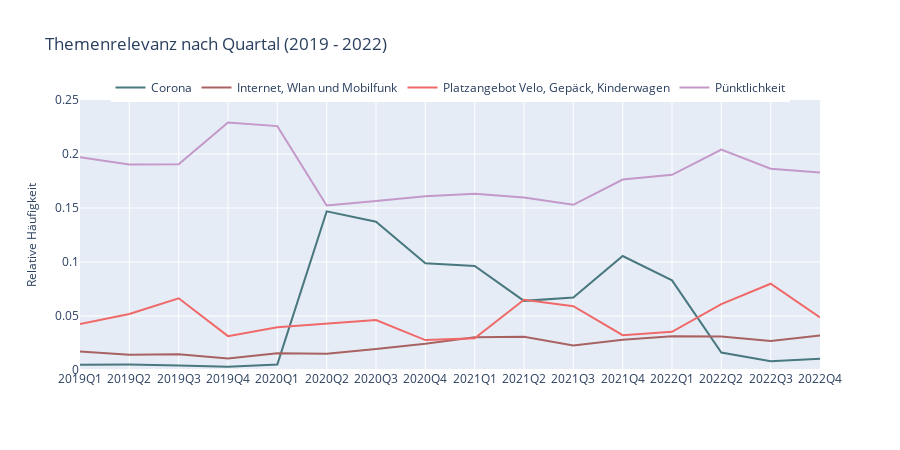

Source (notebook cell):
### Code cell
import plotly.graph_objects as go
import plotly.io as pio

# define a list of hex codes for the line colors
line_colors = color_discrete_kuzu

fig = go.Figure()

# add the traces to the figure and set the line color for each trace
for i in range(len(df_count_satisfaction['CustomName'].unique())):
    custom_name = df_count_satisfaction['CustomName'].unique()[i]
    df_custom = df_count_satisfaction[df_count_satisfaction['CustomName']==custom_name]
    fig.add_trace(go.Scatter(x=df_custom['yearquarter'], y=df_custom['Topic_Ratio'],
                    mode='lines',
                    name=custom_name,
                    line=dict(color=line_colors[i%len(line_colors)]))) # set line color for each trace

# add left and right annotations
for custom_name in df_count_satisfaction['CustomName'].unique():
    df_custom = df_count_satisfaction[df_count_satisfaction['CustomName']==custom_name]
    y_trace = df_custom['Topic_Ratio'].tolist()
    label = custom_name
    
    # fig.add_annotation(x=df_custom.iloc[-1]['yearquarter'], y=y_trace[-1],
    #                    xref="x", yref="y",
    #                    text=f"{label}",
    #                    showarrow=False,
    #                    font=dict(family='Arial', size=12),
    #                    xshift=50,
    #                    yshift=0)

# update layout and save/show figure
fig.update_layout(title="Themenrelevanz nach Quartal (2019 - 2022)",
                  xaxis_title='',
                  showlegend=True,
                  legend_title="",
                  width=900, 
                  height=450,
                  legend=dict(orientation='h', yanchor='top', y=1.1, xanchor='center', x=0.5),
                  #template='plotly_white'
                  ) # set template

fig.update_traces(line_width=2, text=df_count_satisfaction['CustomName'])

fig.update_yaxes(range=(0,0.25),title=dict(text='Relative Häufigkeit', font=dict(size=12)))

pio.write_image(fig,"../../exports/images/Themencluster_Zeitachse_1.svg") #save fig as svg
fig.show()

### Figure 1 — Plotly figure (JSON) as saved in the notebook; plotly's stock layout.template omitted (floating-point values rounded to 4 significant figures)
{"data": [{"line": {"color": "#49787F", "width": 2}, "mode": "lines", "name": "Corona", "text": ["Corona", "Internet, Wlan und Mobilfunk", "Platzangebot Velo, Gepäck, Kinderwagen", "Pünktlichkeit", "Corona", "Internet, Wlan und Mobilfunk", "Platzangebot Velo, Gepäck, Kinderwagen", "Pünktlichkeit", "Corona", "Internet, Wlan und Mobilfunk", "Platzangebot Velo, Gepäck, Kinderwagen", "Pünktlichkeit", "Corona", "Internet, Wlan und Mobilfunk", "Platzangebot Velo, Gepäck, Kinderwagen", "Pünktlichkeit", "Corona", "Internet, Wlan und Mobilfunk", "Platzangebot Velo, Gepäck, Kinderwagen", "Pünktlichkeit", "Corona", "Internet, Wlan und Mobilfunk", "Platzangebot Velo, Gepäck, Kinderwagen", "Pünktlichkeit", "Corona", "Internet, Wlan und Mobilfunk", "Platzangebot Velo, Gepäck, Kinderwagen", "Pünktlichkeit", "Corona", "Internet, Wlan und Mobilfunk", "Platzangebot Velo, Gepäck, Kinderwagen", "Pünktlichkeit", "Corona", "Internet, Wlan und Mobilfunk", "Platzangebot Velo, Gepäck, Kinderwagen", "Pünktlichkeit", "Corona", "Internet, Wlan und Mobilfunk", "Platzangebot Velo, Gepäck, Kinderwagen", "Pünktlichkeit", "Corona", "Internet, Wlan und Mobilfunk", "Platzangebot Velo, Gepäck, Kinderwagen", "Pünktlichkeit", "Corona", "Internet, Wlan und Mobilfunk", "Platzangebot Velo, Gepäck, Kinderwagen", "Pünktlichkeit", "Corona", "Internet, Wlan und Mobilfunk", "Platzangebot Velo, Gepäck, Kinderwagen", "Pünktlichkeit", "Corona", "Internet, Wlan und Mobilfunk", "Platzangebot Velo, Gepäck, Kinderwagen", "Pünktlichkeit", "Corona", "Internet, Wlan und Mobilfunk", "Platzangebot Velo, Gepäck, Kinderwagen", "Pünktlichkeit", "Corona", "Internet, Wlan und Mobilfunk", "Platzangebot Velo, Gepäck, Kinderwagen", "Pünktlichkeit"], "type": "scatter", "x": ["2019Q1", "2019Q2", "2019Q3", "2019Q4", "2020Q1", "2020Q2", "2020Q3", "2020Q4", "2021Q1", "2021Q2", "2021Q3", "2021Q4", "2022Q1", "2022Q2", "2022Q3", "2022Q4"], "y": [0.004873, 0.004979, 0.004148, 0.003043, 0.005166, 0.1469, 0.1373, 0.09888, 0.09634, 0.06402, 0.06704, 0.1055, 0.08303, 0.0162, 0.008069, 0.01032]}, {"line": {"color": "#A96262", "width": 2}, "mode": "lines", "name": "Internet, Wlan und Mobilfunk", "text": ["Corona", "Internet, Wlan und Mobilfunk", "Platzangebot Velo, Gepäck, Kinderwagen", "Pünktlichkeit", "Corona", "Internet, Wlan und Mobilfunk", "Platzangebot Velo, Gepäck, Kinderwagen", "Pünktlichkeit", "Corona", "Internet, Wlan und Mobilfunk", "Platzangebot Velo, Gepäck, Kinderwagen", "Pünktlichkeit", "Corona", "Internet, Wlan und Mobilfunk", "Platzangebot Velo, Gepäck, Kinderwagen", "Pünktlichkeit", "Corona", "Internet, Wlan und Mobilfunk", "Platzangebot Velo, Gepäck, Kinderwagen", "Pünktlichkeit", "Corona", "Internet, Wlan und Mobilfunk", "Platzangebot Velo, Gepäck, Kinderwagen", "Pünktlichkeit", "Corona", "Internet, Wlan und Mobilfunk", "Platzangebot Velo, Gepäck, Kinderwagen", "Pünktlichkeit", "Corona", "Internet, Wlan und Mobilfunk", "Platzangebot Velo, Gepäck, Kinderwagen", "Pünktlichkeit", "Corona", "Internet, Wlan und Mobilfunk", "Platzangebot Velo, Gepäck, Kinderwagen", "Pünktlichkeit", "Corona", "Internet, Wlan und Mobilfunk", "Platzangebot Velo, Gepäck, Kinderwagen", "Pünktlichkeit", "Corona", "Internet, Wlan und Mobilfunk", "Platzangebot Velo, Gepäck, Kinderwagen", "Pünktlichkeit", "Corona", "Internet, Wlan und Mobilfunk", "Platzangebot Velo, Gepäck, Kinderwagen", "Pünktlichkeit", "Corona", "Internet, Wlan und Mobilfunk", "Platzangebot Velo, Gepäck, Kinderwagen", "Pünktlichkeit", "Corona", "Internet, Wlan und Mobilfunk", "Platzangebot Velo, Gepäck, Kinderwagen", "Pünktlichkeit", "Corona", "Internet, Wlan und Mobilfunk", "Platzangebot Velo, Gepäck, Kinderwagen", "Pünktlichkeit", "Corona", "Internet, Wlan und Mobilfunk", "Platzangebot Velo, Gepäck, Kinderwagen", "Pünktlichkeit"], "type": "scatter", "x": ["2019Q1", "2019Q2", "2019Q3", "2019Q4", "2020Q1", "2020Q2", "2020Q3", "2020Q4", "2021Q1", "2021Q2", "2021Q3", "2021Q4", "2022Q1", "2022Q2", "2022Q3", "2022Q4"], "y": [0.01705, 0.01415, 0.01466, 0.01065, 0.0155, 0.01512, 0.01952, 0.02424, 0.03033, 0.03077, 0.02266, 0.02795, 0.03114, 0.031, 0.02683, 0.03193]}, {"line": {"color": "#F06969", "width": 2}, "mode": "lines", "name": "Platzangebot Velo, Gepäck, Kinderwagen", "text": ["Corona", "Internet, Wlan und Mobilfunk", "Platzangebot Velo, Gepäck, Kinderwagen", "Pünktlichkeit", "Corona", "Internet, Wlan und Mobilfunk", "Platzangebot Velo, Gepäck, Kinderwagen", "Pünktlichkeit", "Corona", "Internet, Wlan und Mobilfunk", "Platzangebot Velo, Gepäck, Kinderwagen", "Pünktlichkeit", "Corona", "Internet, Wlan und Mobilfunk", "Platzangebot Velo, Gepäck, Kinderwagen", "Pünktlichkeit", "Corona", "Internet, Wlan und Mobilfunk", "Platzangebot Velo, Gepäck, Kinderwagen", "Pünktlichkeit", "Corona", "Internet, Wlan und Mobilfunk", "Platzangebot Velo, Gepäck, Kinderwagen", "Pünktlichkeit", "Corona", "Internet, Wlan und Mobilfunk", "Platzangebot Velo, Gepäck, Kinderwagen", "Pünktlichkeit", "Corona", "Internet, Wlan und Mobilfunk", "Platzangebot Velo, Gepäck, Kinderwagen", "Pünktlichkeit", "Corona", "Internet, Wlan und Mobilfunk", "Platzangebot Velo, Gepäck, Kinderwagen", "Pünktlichkeit", "Corona", "Internet, Wlan und Mobilfunk", "Platzangebot Velo, Gepäck, Kinderwagen", "Pünktlichkeit", "Corona", "Internet, Wlan und Mobilfunk", "Platzangebot Velo, Gepäck, Kinderwagen", "Pünktlichkeit", "Corona", "Internet, Wlan und Mobilfunk", "Platzangebot Velo, Gepäck, Kinderwagen", "Pünktlichkeit", "Corona", "Internet, Wlan und Mobilfunk", "Platzangebot Velo, Gepäck, Kinderwagen", "Pünktlichkeit", "Corona", "Internet, Wlan und Mobilfunk", "Platzangebot Velo, Gepäck, Kinderwagen", "Pünktlichkeit", "Corona", "Internet, Wlan und Mobilfunk", "Platzangebot Velo, Gepäck, Kinderwagen", "Pünktlichkeit", "Corona", "Internet, Wlan und Mobilfunk", "Platzangebot Velo, Gepäck, Kinderwagen", "Pünktlichkeit"], "type": "scatter", "x": ["2019Q1", "2019Q2", "2019Q3", "2019Q4", "2020Q1", "2020Q2", "2020Q3", "2020Q4", "2021Q1", "2021Q2", "2021Q3", "2021Q4", "2022Q1", "2022Q2", "2022Q3", "2022Q4"], "y": [0.0425, 0.05189, 0.06637, 0.03135, 0.03948, 0.0432, 0.04633, 0.0277, 0.02944, 0.06501, 0.05902, 0.03229, 0.03541, 0.06108, 0.07989, 0.04873]}, {"line": {"color": "#C499CA", "width": 2}, "mode": "lines", "name": "Pünktlichkeit", "text": ["Corona", "Internet, Wlan und Mobilfunk", "Platzangebot Velo, Gepäck, Kinderwagen", "Pünktlichkeit", "Corona", "Internet, Wlan und Mobilfunk", "Platzangebot Velo, Gepäck, Kinderwagen", "Pünktlichkeit", "Corona", "Internet, Wlan und Mobilfunk", "Platzangebot Velo, Gepäck, Kinderwagen", "Pünktlichkeit", "Corona", "Internet, Wlan und Mobilfunk", "Platzangebot Velo, Gepäck, Kinderwagen", "Pünktlichkeit", "Corona", "Internet, Wlan und Mobilfunk", "Platzangebot Velo, Gepäck, Kinderwagen", "Pünktlichkeit", "Corona", "Internet, Wlan und Mobilfunk", "Platzangebot Velo, Gepäck, Kinderwagen", "Pünktlichkeit", "Corona", "Internet, Wlan und Mobilfunk", "Platzangebot Velo, Gepäck, Kinderwagen", "Pünktlichkeit", "Corona", "Internet, Wlan und Mobilfunk", "Platzangebot Velo, Gepäck, Kinderwagen", "Pünktlichkeit", "Corona", "Internet, Wlan und Mobilfunk", "Platzangebot Velo, Gepäck, Kinderwagen", "Pünktlichkeit", "Corona", "Internet, Wlan und Mobilfunk", "Platzangebot Velo, Gepäck, Kinderwagen", "Pünktlichkeit", "Corona", "Internet, Wlan und Mobilfunk", "Platzangebot Velo, Gepäck, Kinderwagen", "Pünktlichkeit", "Corona", "Internet, Wlan und Mobilfunk", "Platzangebot Velo, Gepäck, Kinderwagen", "Pünktlichkeit", "Corona", "Internet, Wlan und Mobilfunk", "Platzangebot Velo, Gepäck, Kinderwagen", "Pünktlichkeit", "Corona", "Internet, Wlan und Mobilfunk", "Platzangebot Velo, Gepäck, Kinderwagen", "Pünktlichkeit", "Corona", "Internet, Wlan und Mobilfunk", "Platzangebot Velo, Gepäck, Kinderwagen", "Pünktlichkeit", "Corona", "Internet, Wlan und Mobilfunk", "Platzangebot Velo, Gepäck, Kinderwagen", "Pünktlichkeit"], "type": "scatter", "x": ["2019Q1", "2019Q2", "2019Q3", "2019Q4", "2020Q1", "2020Q2", "2020Q3", "2020Q4", "2021Q1", "2021Q2", "2021Q3", "2021Q4", "2022Q1", "2022Q2", "2022Q3", "2022Q4"], "y": [0.1971, 0.1903, 0.1905, 0.2292, 0.2258, 0.1523, 0.1565, 0.1608, 0.1632, 0.1598, 0.153, 0.1764, 0.1807, 0.2041, 0.1864, 0.1829]}], "layout": {"height": 450, "legend": {"orientation": "h", "title": {"text": ""}, "x": 0.5, "xanchor": "center", "y": 1.1, "yanchor": "top"}, "showlegend": true, "title": {"text": "Themenrelevanz nach Quartal (2019 - 2022)"}, "width": 900, "xaxis": {"title": {"text": ""}}, "yaxis": {"range": [0, 0.25], "title": {"font": {"size": 12}, "text": "Relative Häufigkeit"}}}}
